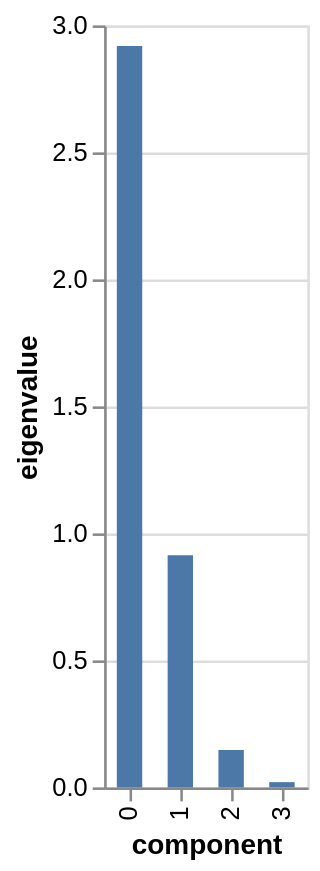

Write notebook code for a chart like this one.
### Markdown cell above
## Choix du nombre de facteurs

### Premier graphique : diagramme des variances expliquées

### Code cell
pca.scree_plot()

### Figure 1 — Vega-Lite specification as saved in the notebook (floating-point values rounded to 4 significant figures)
{"config": {"view": {"continuousWidth": 300, "continuousHeight": 300}}, "data": {"name": "data-a5e0c5ba05dfca5ce9cdd55f3701ff27"}, "mark": {"type": "bar", "size": 10}, "encoding": {"tooltip": [{"field": "component", "type": "nominal"}, {"field": "eigenvalue", "type": "quantitative"}, {"field": "% of variance", "type": "quantitative"}, {"field": "% of variance (cumulative)", "type": "quantitative"}], "x": {"field": "component", "type": "nominal"}, "y": {"field": "eigenvalue", "type": "quantitative"}}, "$schema": "https://vega.github.io/schema/vega-lite/v5.20.1.json", "datasets": {"data-a5e0c5ba05dfca5ce9cdd55f3701ff27": [{"component": "0", "eigenvalue": 2.918, "% of variance": 72.96, "% of variance (cumulative)": 72.96}, {"component": "1", "eigenvalue": 0.914, "% of variance": 22.85, "% of variance (cumulative)": 95.81}, {"component": "2", "eigenvalue": 0.1468, "% of variance": 3.669, "% of variance (cumulative)": 99.48}, {"component": "3", "eigenvalue": 0.02071, "% of variance": 0.5179, "% of variance (cumulative)": 100.0}]}}
